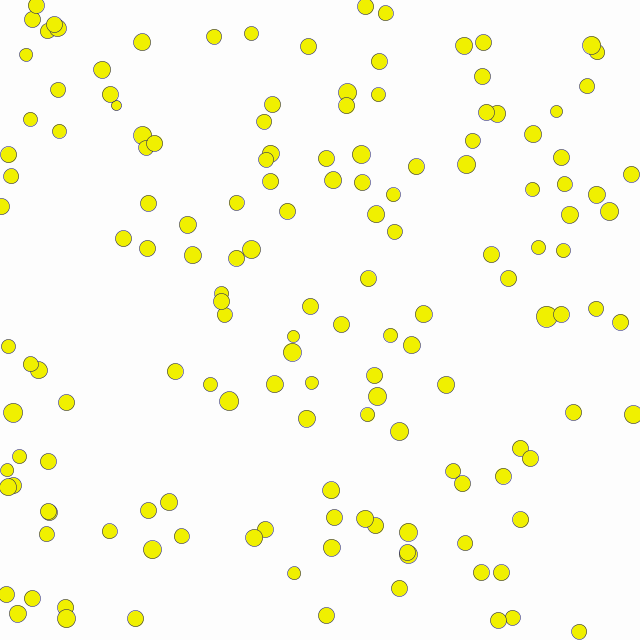
Frame 1 (no input)
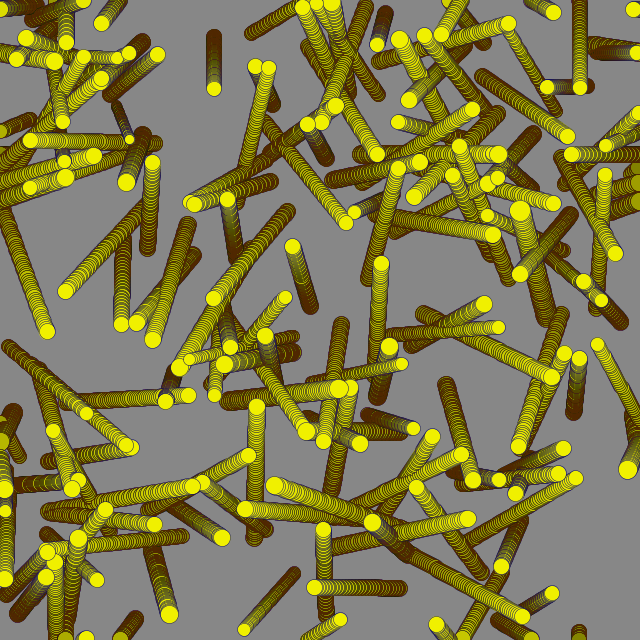
Frame 60 (the mouse pressed at the canvas centre just before this capture)
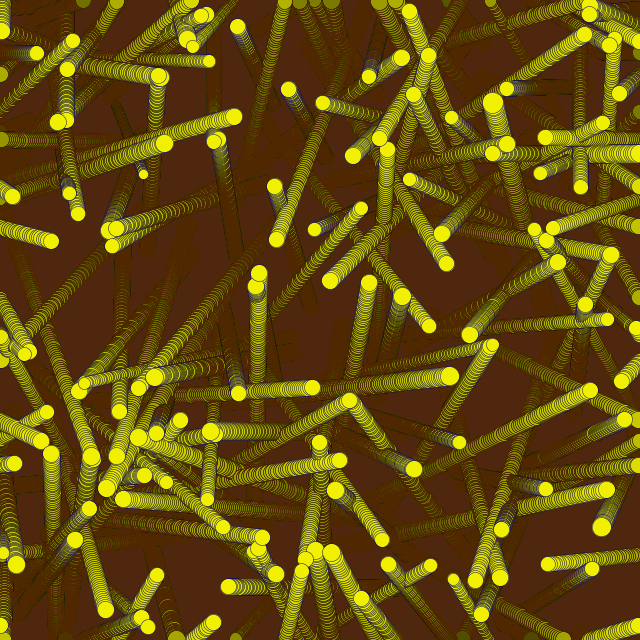
Frame 120 (the mouse held since frame 60 and released just before this capture)

The Processing sketch that drew these frames (run headless with seeded random() and noise(); from frame 60 on, the mouse is pressed at the canvas centre):

// Processing sketch: Noc01_10_Eg1_7_Motion101
// ── Noc01_10_Eg1_7_Motion101.pde
int MAX_MOVERS = 150;
int totalPixels;
color whitener = color(10, 10, 10);

Mover[] mover = new Mover[MAX_MOVERS];

void setup() {
  size(640, 640);
  background(255);
  totalPixels = width*height;
  strokeWeight(0.5);

  for (int i = 0; i < MAX_MOVERS; i++) {
    mover[i] = new Mover();
  }
}
void draw() {
  fadeCanvas();

  for (int i = 0; i < MAX_MOVERS; i++) {
    mover[i].update();
    mover[i].checkEdges();
    mover[i].display();
  }
}

void fadeCanvas() {
  loadPixels();
  for (int i = 0; i < totalPixels; i++) {
    int pixel = pixels[i];
    int blue = pixel & 0xFF;
    int green = (pixel >> 8) & 0xFF;
    int red = (pixel >> 16) & 0xFF; 
    if (blue > 1) blue -= 2;
    
    if (green > 40) { 
      green -= 2;
    } else if (green < 20) green += 1;
    
    if (red > 80) {
      red -= 2;
    } else if (red < 40) red += 1;

    pixels[i] = color(red, green, blue);
  }
  updatePixels();
}
// ── Mover.pde
// Nature of Code - page 46
import java.util.Random;

class Mover {
  PVector location;
  PVector velocity;
  int size;
  Random rand;
  
  Mover() {
    location = new PVector(random(width), random(height));
    velocity = PVector.random2D().mult(0.5+random(2));
    rand = new Random();
    size = 16+(int)(rand.nextGaussian()*2);
  }
  
  void update() {
    location.add(velocity);
  }

  void display() {
    stroke(10,10,100);
    fill(240,240,0);
    ellipse(location.x, location.y, size, size);
  }
  
  void checkEdges() {
    if (location.x > width) {
      location.x = 0;
    } else if (location.x < 0) {
      location.x = width;
    }
    
    if (location.y > height) {
      location.y = 0;
    } else if (location.y < 0) {
      location.y = height;
    }
  }
}
